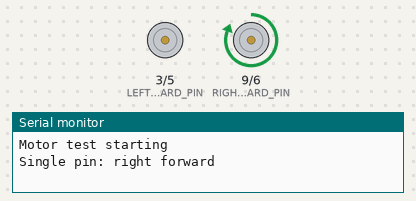
A sketch run on a simulated Arduino Uno, built with avr-gcc and run on an emulated ATmega328P. On the bench: motor-driver pin pairs drawn as motors (green arrow = first pin HIGH = forward, orange = second pin HIGH = backward, longer = more drive), the last lines printed to the serial monitor.

Above: at 2.0 s.
At 12.5 s:
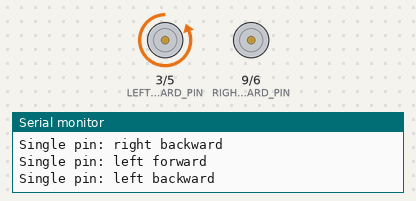
At 21.2 s:
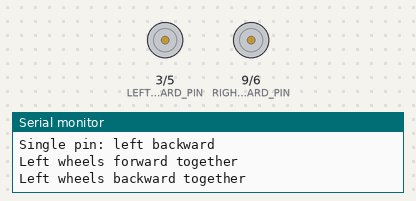
At 44.0 s:
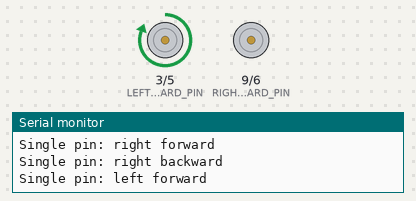
Timing chart, 0 to 46.5 s (numbered marks = the images above):
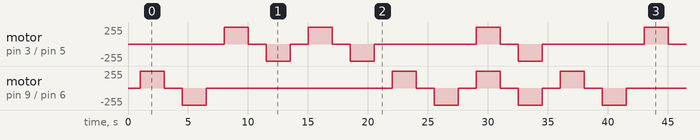

The sketch:

motor_test.ino
```cpp
#define RIGHT_FORWARD_PIN   9
#define RIGHT_BACKWARD_PIN  6
#define LEFT_FORWARD_PIN    3
#define LEFT_BACKWARD_PIN   5

const unsigned long RUN_MS = 2000;
const unsigned long PAUSE_MS = 1500;

void stopAll() {
  digitalWrite(RIGHT_FORWARD_PIN, LOW);
  digitalWrite(RIGHT_BACKWARD_PIN, LOW);
  digitalWrite(LEFT_FORWARD_PIN, LOW);
  digitalWrite(LEFT_BACKWARD_PIN, LOW);
}

void runPins(int rightForward, int rightBackward, int leftForward, int leftBackward, const char* label) {
  Serial.println(label);
  digitalWrite(RIGHT_FORWARD_PIN, rightForward ? HIGH : LOW);
  digitalWrite(RIGHT_BACKWARD_PIN, rightBackward ? HIGH : LOW);
  digitalWrite(LEFT_FORWARD_PIN, leftForward ? HIGH : LOW);
  digitalWrite(LEFT_BACKWARD_PIN, leftBackward ? HIGH : LOW);
  delay(RUN_MS);
  stopAll();
  delay(PAUSE_MS);
}

void runSinglePin(int pin, const char* label) {
  Serial.println(label);
  stopAll();
  digitalWrite(pin, HIGH);
  delay(RUN_MS);
  stopAll();
  delay(PAUSE_MS);
}

void setup() {
  pinMode(RIGHT_FORWARD_PIN, OUTPUT);
  pinMode(RIGHT_BACKWARD_PIN, OUTPUT);
  pinMode(LEFT_FORWARD_PIN, OUTPUT);
  pinMode(LEFT_BACKWARD_PIN, OUTPUT);

  stopAll();
  Serial.begin(9600);
  delay(1000);
  Serial.println("Motor test starting");
}

void loop() {
  runSinglePin(RIGHT_FORWARD_PIN, "Single pin: right forward");
  runSinglePin(RIGHT_BACKWARD_PIN, "Single pin: right backward");
  runSinglePin(LEFT_FORWARD_PIN, "Single pin: left forward");
  runSinglePin(LEFT_BACKWARD_PIN, "Single pin: left backward");

  runPins(0, 0, 1, 0, "Left wheels forward together");
  runPins(0, 0, 0, 1, "Left wheels backward together");

  runPins(1, 0, 0, 0, "Right wheels forward together");
  runPins(0, 1, 0, 0, "Right wheels backward together");

  runPins(1, 0, 1, 0, "All wheels forward together");
  runPins(0, 1, 0, 1, "All wheels backward together");
}
```

Measured:
- by itself, motor on pin 3 (LEFT_FORWARD_PIN) / pin 5 (LEFT_BACKWARD_PIN): repeats every 35.0 s: stopped 1.5 s, backward 255/255 2.0 s, stopped 1.5 s, forward 255/255 2.0 s, stopped 1.5 s, backward 255/255 2.0 s, stopped 8.5 s, forward 255/255 2.0 s, stopped 1.5 s, backward 255/255 2.0 s, stopped 8.5 s, forward 255/255 2.0 s
- by itself, motor on pin 9 (RIGHT_FORWARD_PIN) / pin 6 (RIGHT_BACKWARD_PIN): repeats every 35.0 s: stopped 1.5 s, backward 255/255 2.0 s, stopped 15.5 s, forward 255/255 2.0 s, stopped 1.5 s, backward 255/255 2.0 s, stopped 1.5 s, forward 255/255 2.0 s, stopped 1.5 s, backward 255/255 2.0 s, stopped 1.5 s, forward 255/255 2.0 s
